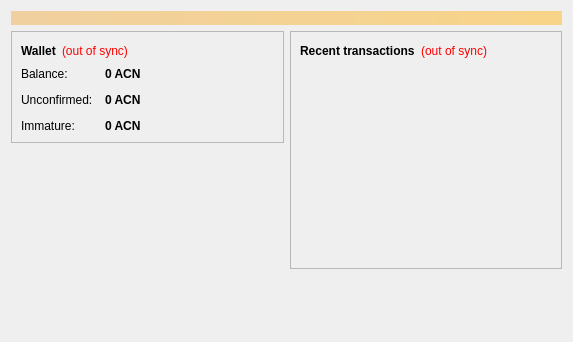
<?xml version="1.0" encoding="UTF-8"?>
<ui version="4.0">
 <class>OverviewPage</class>
 <widget class="QWidget" name="OverviewPage">
  <property name="geometry">
   <rect>
    <x>0</x>
    <y>0</y>
    <width>573</width>
    <height>342</height>
   </rect>
  </property>
  <property name="windowTitle">
   <string>Form</string>
  </property>
  <layout class="QVBoxLayout" name="topLayout">
   <item>
    <widget class="QLabel" name="labelAlerts">
     <property name="visible">
      <bool>false</bool>
     </property>
     <property name="styleSheet">
      <string notr="true">background-color: qlineargradient(x1: 0, y1: 0, x2: 1, y2: 0, stop:0 #F0D0A0, stop:1 #F8D488); color:#000000;</string>
     </property>
     <property name="wordWrap">
      <bool>true</bool>
     </property>
     <property name="margin">
      <number>3</number>
     </property>
    </widget>
   </item>
   <item>
    <layout class="QHBoxLayout" name="horizontalLayout" stretch="1,1">
     <item>
      <layout class="QVBoxLayout" name="verticalLayout_2">
       <item>
        <widget class="QFrame" name="frame">
         <property name="frameShape">
          <enum>QFrame::StyledPanel</enum>
         </property>
         <property name="frameShadow">
          <enum>QFrame::Raised</enum>
         </property>
         <layout class="QVBoxLayout" name="verticalLayout_4">
          <item>
           <layout class="QHBoxLayout" name="horizontalLayout_4">
            <item>
             <widget class="QLabel" name="label_5">
              <property name="font">
               <font>
                <weight>75</weight>
                <bold>true</bold>
               </font>
              </property>
              <property name="text">
               <string>Wallet</string>
              </property>
             </widget>
            </item>
            <item>
             <widget class="QLabel" name="labelWalletStatus">
              <property name="toolTip">
               <string>The displayed information may be out of date. Your wallet automatically synchronizes with the Bitcoin network after a connection is established, but this process has not completed yet.</string>
              </property>
              <property name="styleSheet">
               <string notr="true">QLabel { color: red; }</string>
              </property>
              <property name="text">
               <string notr="true">(out of sync)</string>
              </property>
              <property name="alignment">
               <set>Qt::AlignLeading|Qt::AlignLeft|Qt::AlignVCenter</set>
              </property>
             </widget>
            </item>
            <item>
             <spacer name="horizontalSpacer_2">
              <property name="orientation">
               <enum>Qt::Horizontal</enum>
              </property>
              <property name="sizeHint" stdset="0">
               <size>
                <width>40</width>
                <height>20</height>
               </size>
              </property>
             </spacer>
            </item>
           </layout>
          </item>
          <item>
           <layout class="QFormLayout" name="formLayout_2">
            <property name="fieldGrowthPolicy">
             <enum>QFormLayout::AllNonFixedFieldsGrow</enum>
            </property>
            <property name="horizontalSpacing">
             <number>12</number>
            </property>
            <property name="verticalSpacing">
             <number>12</number>
            </property>
            <item row="0" column="0">
             <widget class="QLabel" name="label">
              <property name="text">
               <string>Balance:</string>
              </property>
             </widget>
            </item>
            <item row="0" column="1">
             <widget class="QLabel" name="labelBalance">
              <property name="font">
               <font>
                <weight>75</weight>
                <bold>true</bold>
               </font>
              </property>
              <property name="cursor">
               <cursorShape>IBeamCursor</cursorShape>
              </property>
              <property name="toolTip">
               <string>Your current balance</string>
              </property>
              <property name="text">
               <string notr="true">0 ACN</string>
              </property>
              <property name="textInteractionFlags">
               <set>Qt::LinksAccessibleByMouse|Qt::TextSelectableByKeyboard|Qt::TextSelectableByMouse</set>
              </property>
             </widget>
            </item>
            <item row="1" column="0">
             <widget class="QLabel" name="label_3">
              <property name="text">
               <string>Unconfirmed:</string>
              </property>
             </widget>
            </item>
            <item row="1" column="1">
             <widget class="QLabel" name="labelUnconfirmed">
              <property name="font">
               <font>
                <weight>75</weight>
                <bold>true</bold>
               </font>
              </property>
              <property name="cursor">
               <cursorShape>IBeamCursor</cursorShape>
              </property>
              <property name="toolTip">
               <string>Total of transactions that have yet to be confirmed, and do not yet count toward the current balance</string>
              </property>
              <property name="text">
               <string notr="true">0 ACN</string>
              </property>
              <property name="textInteractionFlags">
               <set>Qt::LinksAccessibleByMouse|Qt::TextSelectableByKeyboard|Qt::TextSelectableByMouse</set>
              </property>
             </widget>
            </item>
            <item row="2" column="0">
             <widget class="QLabel" name="labelImmatureText">
              <property name="text">
               <string>Immature:</string>
              </property>
             </widget>
            </item>
            <item row="2" column="1">
             <widget class="QLabel" name="labelImmature">
              <property name="font">
               <font>
                <weight>75</weight>
                <bold>true</bold>
               </font>
              </property>
              <property name="toolTip">
               <string>Mined balance that has not yet matured</string>
              </property>
              <property name="text">
               <string notr="true">0 ACN</string>
              </property>
              <property name="textInteractionFlags">
               <set>Qt::LinksAccessibleByMouse|Qt::TextSelectableByKeyboard|Qt::TextSelectableByMouse</set>
              </property>
             </widget>
            </item>
           </layout>
          </item>
         </layout>
        </widget>
       </item>
       <item>
        <spacer name="verticalSpacer">
         <property name="orientation">
          <enum>Qt::Vertical</enum>
         </property>
         <property name="sizeHint" stdset="0">
          <size>
           <width>20</width>
           <height>40</height>
          </size>
         </property>
        </spacer>
       </item>
      </layout>
     </item>
     <item>
      <layout class="QVBoxLayout" name="verticalLayout_3">
       <item>
        <widget class="QFrame" name="frame_2">
         <property name="frameShape">
          <enum>QFrame::StyledPanel</enum>
         </property>
         <property name="frameShadow">
          <enum>QFrame::Raised</enum>
         </property>
         <layout class="QVBoxLayout" name="verticalLayout">
          <item>
           <layout class="QHBoxLayout" name="horizontalLayout_2">
            <item>
             <widget class="QLabel" name="label_4">
              <property name="text">
               <string>&lt;b&gt;Recent transactions&lt;/b&gt;</string>
              </property>
             </widget>
            </item>
            <item>
             <widget class="QLabel" name="labelTransactionsStatus">
              <property name="toolTip">
               <string>The displayed information may be out of date. Your wallet automatically synchronizes with the Bitcoin network after a connection is established, but this process has not completed yet.</string>
              </property>
              <property name="styleSheet">
               <string notr="true">QLabel { color: red; }</string>
              </property>
              <property name="text">
               <string notr="true">(out of sync)</string>
              </property>
              <property name="alignment">
               <set>Qt::AlignRight|Qt::AlignTrailing|Qt::AlignVCenter</set>
              </property>
             </widget>
            </item>
            <item>
             <spacer name="horizontalSpacer">
              <property name="orientation">
               <enum>Qt::Horizontal</enum>
              </property>
              <property name="sizeHint" stdset="0">
               <size>
                <width>40</width>
                <height>20</height>
               </size>
              </property>
             </spacer>
            </item>
           </layout>
          </item>
          <item>
           <widget class="QListView" name="listTransactions">
            <property name="styleSheet">
             <string notr="true">QListView { background: transparent; }</string>
            </property>
            <property name="frameShape">
             <enum>QFrame::NoFrame</enum>
            </property>
            <property name="verticalScrollBarPolicy">
             <enum>Qt::ScrollBarAlwaysOff</enum>
            </property>
            <property name="horizontalScrollBarPolicy">
             <enum>Qt::ScrollBarAlwaysOff</enum>
            </property>
            <property name="selectionMode">
             <enum>QAbstractItemView::NoSelection</enum>
            </property>
           </widget>
          </item>
         </layout>
        </widget>
       </item>
       <item>
        <spacer name="verticalSpacer_2">
         <property name="orientation">
          <enum>Qt::Vertical</enum>
         </property>
         <property name="sizeHint" stdset="0">
          <size>
           <width>20</width>
           <height>40</height>
          </size>
         </property>
        </spacer>
       </item>
      </layout>
     </item>
    </layout>
   </item>
  </layout>
 </widget>
 <resources/>
 <connections/>
</ui>
